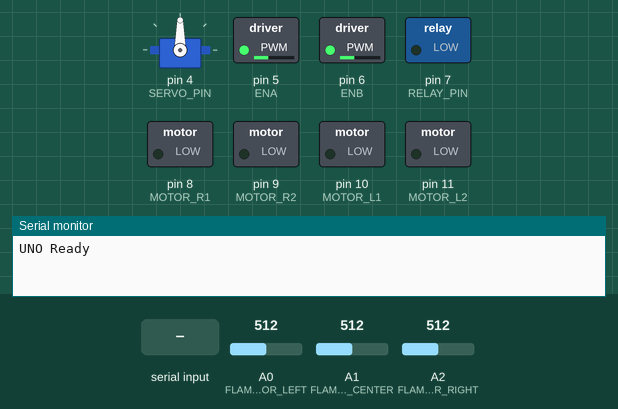
This sketch was run on a simulated Arduino Uno, built with avr-gcc and run on an emulated ATmega328P. Shown: servo, switched loads named in the sketch (green lamp = pin HIGH), the last lines printed to the serial monitor. The test bench sets the inputs (shaded band); at power-on: A1 (FLAME_SENSOR_CENTER) = 512, A2 (FLAME_SENSOR_RIGHT) = 512, A0 (FLAME_SENSOR_LEFT) = 512.

Above: at 1.2 s.
1.3 s: "A" received over Serial
At 1.6 s:
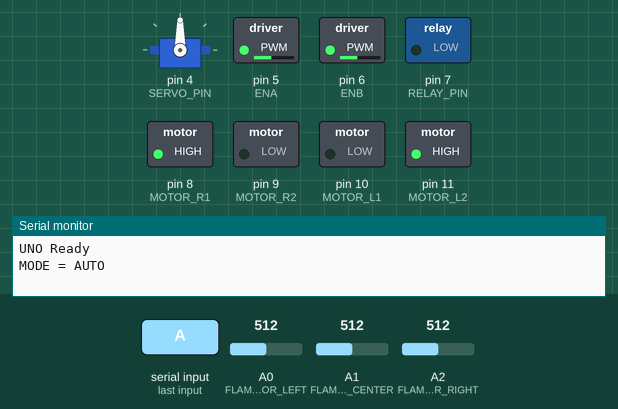
4.3 s: A1 (FLAME_SENSOR_CENTER) set to 503
At 4.7 s:
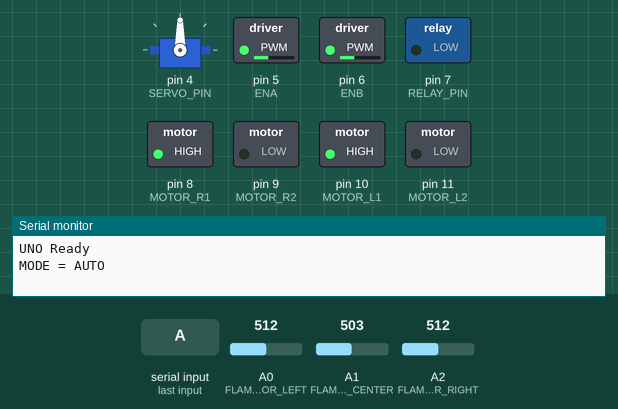
7.3 s: A2 (FLAME_SENSOR_RIGHT) set to 486
At 7.7 s:
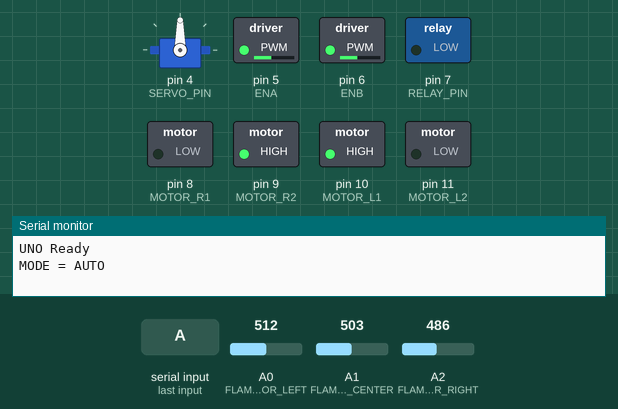
10.3 s: A1 (FLAME_SENSOR_CENTER) set to 306
At 10.54 s:
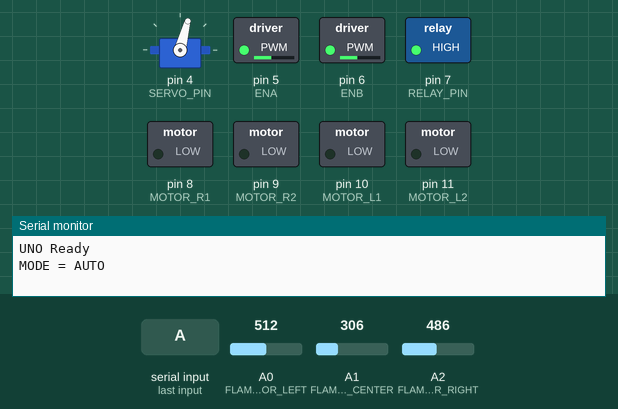
13.3 s: A0 (FLAME_SENSOR_LEFT) set to 314
16.3 s: A0 (FLAME_SENSOR_LEFT) set to 289
At 18.7 s:
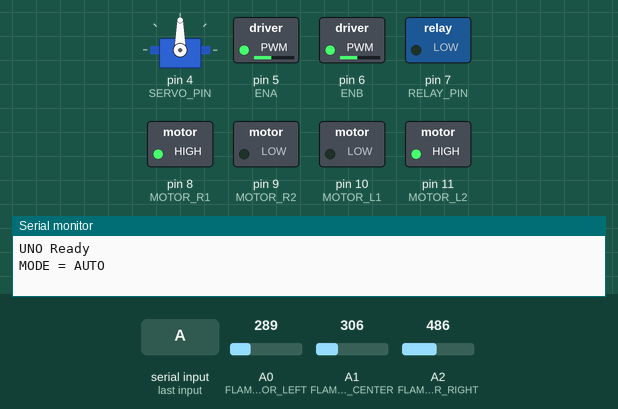
Timing chart, 0 to 20.2 s (numbered marks = the images above; inputs shaded):
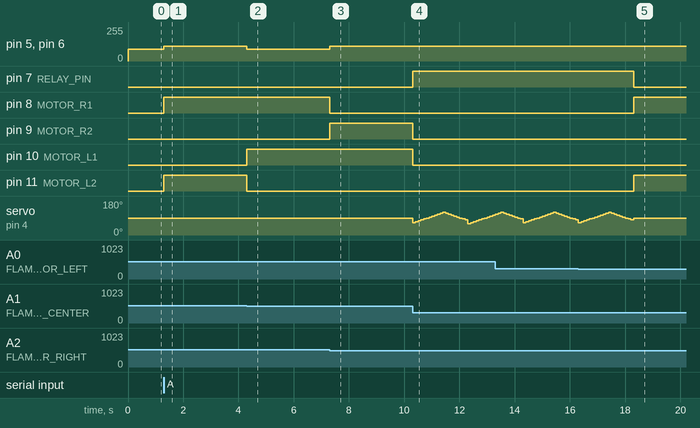

The sketch:

fire_fighting_uno.ino
```cpp
#include <Servo.h>

// ---------------- PIN DEFINITIONS ----------------
#define FLAME_SENSOR_LEFT A0
#define FLAME_SENSOR_CENTER A1
#define FLAME_SENSOR_RIGHT A2

#define FIRE_THRESHOLD 800
#define CLOSE_THRESHOLD 400

#define MOTOR_L1 10
#define MOTOR_L2 11
#define MOTOR_R1 8
#define MOTOR_R2 9

#define SPEED 90
#define TSPEED 110

int ENA = 5;
int ENB = 6;

#define RELAY_PIN 7
#define SERVO_PIN 4


Servo waterServo;

unsigned long stateStartTime = 0;
unsigned long sprayStartTime = 0;
unsigned long lastServoMove = 0;

int sprayPos = 60;
bool sweepRight = true;
bool isSpraying = false;

enum RobotState {
  IDLE,
  MOVING_FORWARD,
  TURNING_LEFT,
  TURNING_RIGHT,
  SPRAYING
};

RobotState currentState = IDLE;

int mode = 0;

void setup() {
  Serial.begin(9600);

  pinMode(MOTOR_L1, OUTPUT);
  pinMode(MOTOR_L2, OUTPUT);
  pinMode(MOTOR_R1, OUTPUT);
  pinMode(MOTOR_R2, OUTPUT);

  pinMode(ENA, OUTPUT);
  pinMode(ENB, OUTPUT);
  analogWrite(ENA, SPEED);
  analogWrite(ENB, SPEED);

  pinMode(RELAY_PIN, OUTPUT);
  digitalWrite(RELAY_PIN, LOW);

  waterServo.attach(SERVO_PIN);
  waterServo.write(90);

  pinMode(FLAME_SENSOR_LEFT, INPUT);
  pinMode(FLAME_SENSOR_CENTER, INPUT);
  pinMode(FLAME_SENSOR_RIGHT, INPUT);

  Serial.println("UNO Ready");
}
void loop() {


  if (Serial.available()) {
    char c = Serial.read();


    if (c == 'M') {
      mode = 0;
      stopMotors();
      Serial.println("MODE = MANUAL");
      return;
    }
    if (c == 'A') {
      mode = 1;
      stopMotors();
      Serial.println("MODE = AUTO");
      return;
    }


    if (mode == 0) {
      switch (c) {
        case 'F': moveForward(); break;
        case 'B': moveBackward(); break;
        case 'L': turnLeft(); break;
        case 'R': turnRight(); break;
        case 'S': stopMotors(); break;

        case 'P': sprayOnce(); break;

        case 'V': waterServo.write(60); break;   // servo left
        case 'C': waterServo.write(90); break;   // center
        case 'W': waterServo.write(120); break;  // servo right

        case 'O': digitalWrite(RELAY_PIN, HIGH); break;  // light ON
        case 'X': digitalWrite(RELAY_PIN, LOW); break;   // light OFF
      }


      return;
    }
  }


  if (mode == 1) {
    runAutoMode();
  }
}


void runAutoMode() {

  int Left = analogRead(FLAME_SENSOR_LEFT);
  int Center = analogRead(FLAME_SENSOR_CENTER);
  int Right = analogRead(FLAME_SENSOR_RIGHT);

  if (currentState != SPRAYING) {
    if (Center < FIRE_THRESHOLD || Left < FIRE_THRESHOLD || Right < FIRE_THRESHOLD) {

      if (Left <= Right && Left <= Center) {
        changeState(TURNING_LEFT);
      }
      else if (Right <= Left && Right <= Center) {
        changeState(TURNING_RIGHT);
      }
      else {
        if (Center < CLOSE_THRESHOLD)
          changeState(SPRAYING);
        else
          changeState(MOVING_FORWARD);
      }
    }
    else {
      changeState(IDLE);
    }
  }

  handleState();
}


void sprayOnce() {
  digitalWrite(RELAY_PIN, HIGH);
  delay(700);
  digitalWrite(RELAY_PIN, LOW);
}


void changeState(RobotState newState) {
  if (currentState == newState) return;

  currentState = newState;
  stateStartTime = millis();

  if (newState != MOVING_FORWARD &&
      newState != TURNING_LEFT &&
      newState != TURNING_RIGHT) {
    stopMotors();
  }

  if (newState == SPRAYING) {
    digitalWrite(RELAY_PIN, HIGH);
    sprayStartTime = millis();
    sprayPos = 60;
    sweepRight = true;
    isSpraying = true;
    waterServo.write(sprayPos);
  }
}

void handleState() {
  unsigned long now = millis();

  switch (currentState) {
    case IDLE:
      stopMotors();
      break;

    case MOVING_FORWARD:
      moveForward();
      if (now - stateStartTime > 500) changeState(IDLE);
      break;

    case TURNING_LEFT:
      turnLeft();
      if (now - stateStartTime > 500) changeState(IDLE);
      break;

    case TURNING_RIGHT:
      turnRight();
      if (now - stateStartTime > 500) changeState(IDLE);
      break;

    case SPRAYING:
      handleAutoSpray();
      break;
  }
}


void handleAutoSpray() {
  unsigned long now = millis();

  if (now - lastServoMove >= 100) {
    lastServoMove = now;

    if (sweepRight) {
      sprayPos += 5;
      if (sprayPos >= 120) sweepRight = false;
    } else {
      sprayPos -= 5;
      if (sprayPos <= 60) sweepRight = true;
    }
    waterServo.write(sprayPos);
  }

  if (now - sprayStartTime >= 2000) {
    digitalWrite(RELAY_PIN, LOW);
    waterServo.write(90);
    isSpraying = false;
    changeState(IDLE);
  }
}


void moveForward() {
  analogWrite(ENA, SPEED);
  analogWrite(ENB, SPEED);
  digitalWrite(MOTOR_L1, HIGH);
  digitalWrite(MOTOR_L2, LOW);
  digitalWrite(MOTOR_R1, HIGH);
  digitalWrite(MOTOR_R2, LOW);
}

void moveBackward() {
  analogWrite(ENA, SPEED);
  analogWrite(ENB, SPEED);
  digitalWrite(MOTOR_L1, LOW);
  digitalWrite(MOTOR_L2, HIGH);
  digitalWrite(MOTOR_R1, LOW);
  digitalWrite(MOTOR_R2, HIGH);
}

void turnLeft() {
  analogWrite(ENA, TSPEED);
  analogWrite(ENB, TSPEED);
  digitalWrite(MOTOR_L1, LOW);
  digitalWrite(MOTOR_L2, HIGH);
  digitalWrite(MOTOR_R1, HIGH);
  digitalWrite(MOTOR_R2, LOW);
}

void turnRight() {
  analogWrite(ENA, TSPEED);
  analogWrite(ENB, TSPEED);
  digitalWrite(MOTOR_L1, HIGH);
  digitalWrite(MOTOR_L2, LOW);
  digitalWrite(MOTOR_R1, LOW);
  digitalWrite(MOTOR_R2, HIGH);
}

void stopMotors() {
  digitalWrite(MOTOR_L1, LOW);
  digitalWrite(MOTOR_L2, LOW);
  digitalWrite(MOTOR_R1, LOW);
  digitalWrite(MOTOR_R2, LOW);
}
```

Measured:
- the behaviour switches between 512 and 511 on A1 (FLAME_SENSOR_CENTER) (found by bisection; images 1 and 2)
- the behaviour switches between 504 and 503 on A2 (FLAME_SENSOR_RIGHT) (found by bisection; images 2 and 3)
- the behaviour switches between 307 and 306 on A0 (FLAME_SENSOR_LEFT) (found by bisection; images 4 and 5)
- after the input at 1.3 s, pin 5 (ENA), pin 6 (ENB): 90/255 → 110/255 at once; pin 8 (MOTOR_R1), pin 11 (MOTOR_L2): LOW → HIGH at once
- after the input at 4.3 s, pin 5 (ENA), pin 6 (ENB): 110/255 → 90/255 at once; pin 10 (MOTOR_L1): LOW → HIGH at once; pin 11 (MOTOR_L2): HIGH → LOW at once
- after the input at 7.3 s, pin 5 (ENA), pin 6 (ENB): 90/255 → 110/255 at once; pin 8 (MOTOR_R1): HIGH → LOW at once; pin 9 (MOTOR_R2): LOW → HIGH at once
- after the input at 10.3 s, pin 7 (RELAY_PIN): LOW → HIGH at once; pin 9 (MOTOR_R2), pin 10 (MOTOR_L1): HIGH → LOW at once; servo on pin 4 (SERVO_PIN): 90° → 65° at once, → 70° 0.10 s later, → 75° 0.10 s later, → 80° 0.10 s later, … (30 changes in this stretch)
- after the input at 16.3 s, pin 7 (RELAY_PIN): HIGH → LOW after 2.0 s; pin 8 (MOTOR_R1), pin 11 (MOTOR_L2): LOW → HIGH after 2.0 s
